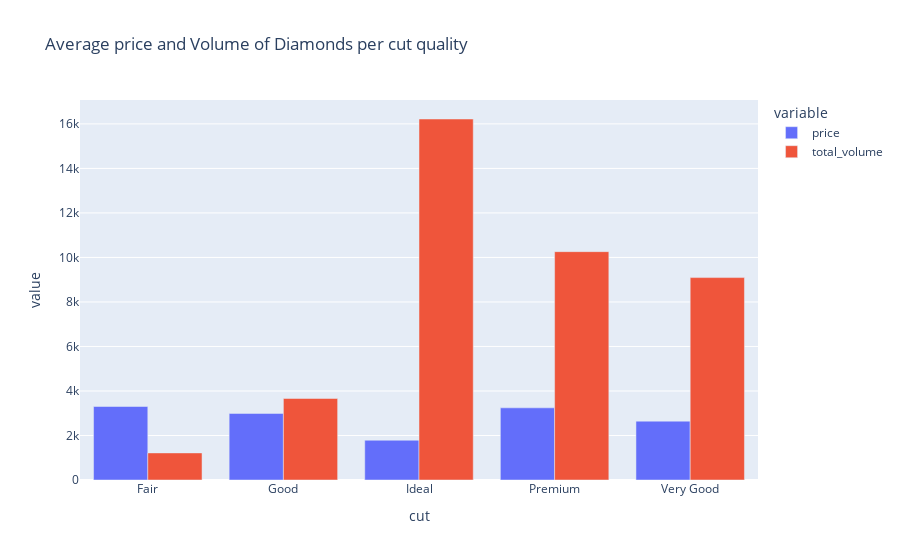

Write notebook code for a chart like this one.
### Code cell
grouped_df = final_diamonddf.groupby('cut').agg(
    price =pd.NamedAgg(column='price', aggfunc='median'),
    total_volume=pd.NamedAgg(column='index_id', aggfunc='count')
).reset_index()


fig = px.bar(grouped_df, x='cut', 
             y=['price', 'total_volume'], 
             barmode='group',
             title='Average price and Volume of Diamonds per cut quality')


fig.show()

### Figure 1 — Plotly figure (JSON) as saved in the notebook; plotly's stock layout.template omitted (floating-point values rounded to 4 significant figures)
{"data": [{"alignmentgroup": "True", "hovertemplate": "variable=price<br>cut=%{x}<br>value=%{y}<extra></extra>", "legendgroup": "price", "marker": {"color": "#636efa", "pattern": {"shape": ""}}, "name": "price", "offsetgroup": "price", "orientation": "v", "showlegend": true, "textposition": "auto", "type": "bar", "x": ["Fair", "Good", "Ideal", "Premium", "Very Good"], "xaxis": "x", "y": [3302, 2990, 1787, 3242.0, 2644], "yaxis": "y"}, {"alignmentgroup": "True", "hovertemplate": "variable=total_volume<br>cut=%{x}<br>value=%{y}<extra></extra>", "legendgroup": "total_volume", "marker": {"color": "#EF553B", "pattern": {"shape": ""}}, "name": "total_volume", "offsetgroup": "total_volume", "orientation": "v", "showlegend": true, "textposition": "auto", "type": "bar", "x": ["Fair", "Good", "Ideal", "Premium", "Very Good"], "xaxis": "x", "y": [1217, 3663, 16220, 10260, 9095], "yaxis": "y"}], "layout": {"barmode": "group", "legend": {"title": {"text": "variable"}, "tracegroupgap": 0}, "title": {"text": "Average price and Volume of Diamonds per cut quality"}, "xaxis": {"anchor": "y", "domain": [0, 1], "title": {"text": "cut"}}, "yaxis": {"anchor": "x", "domain": [0, 1], "title": {"text": "value"}}}}
